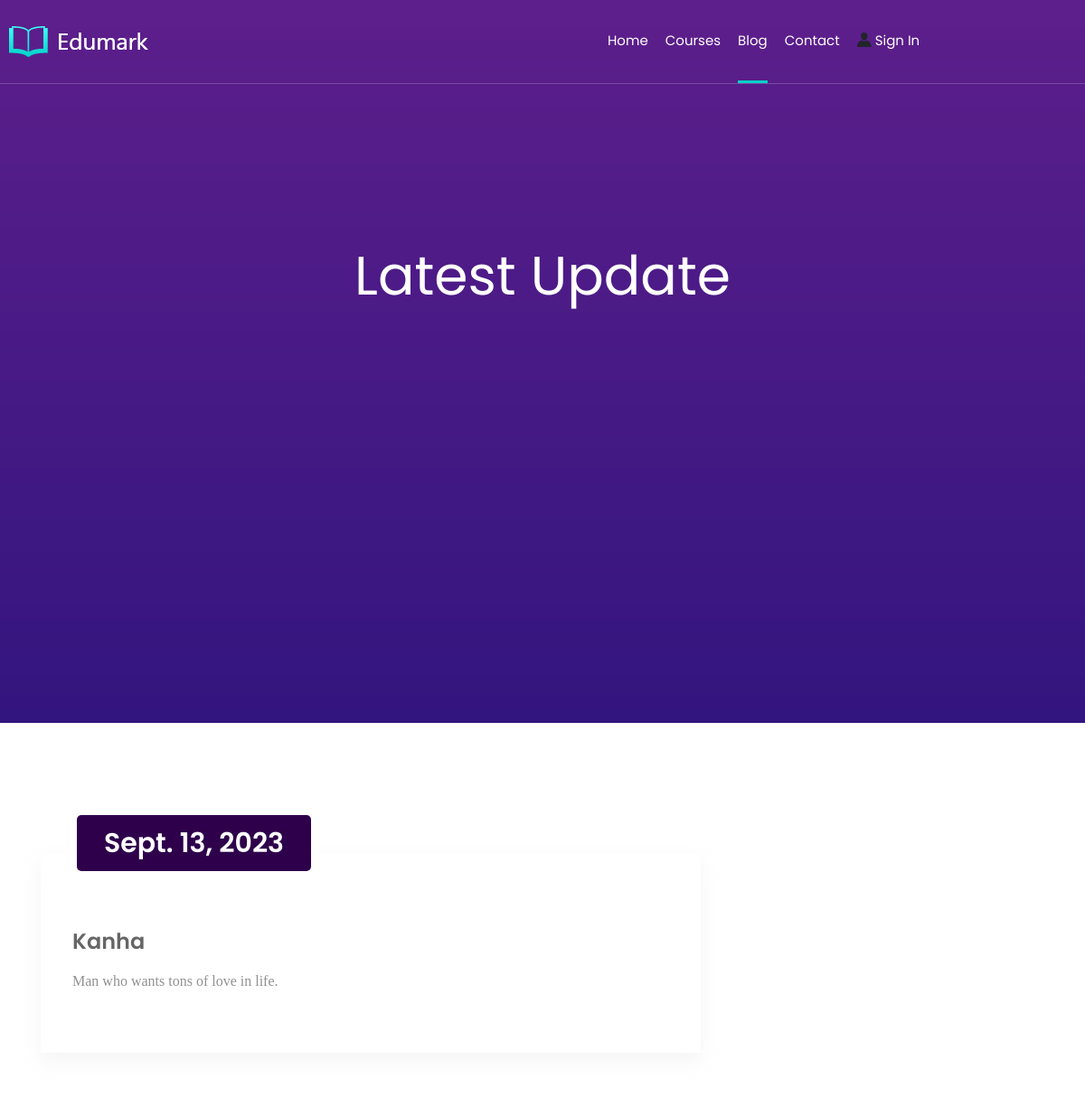
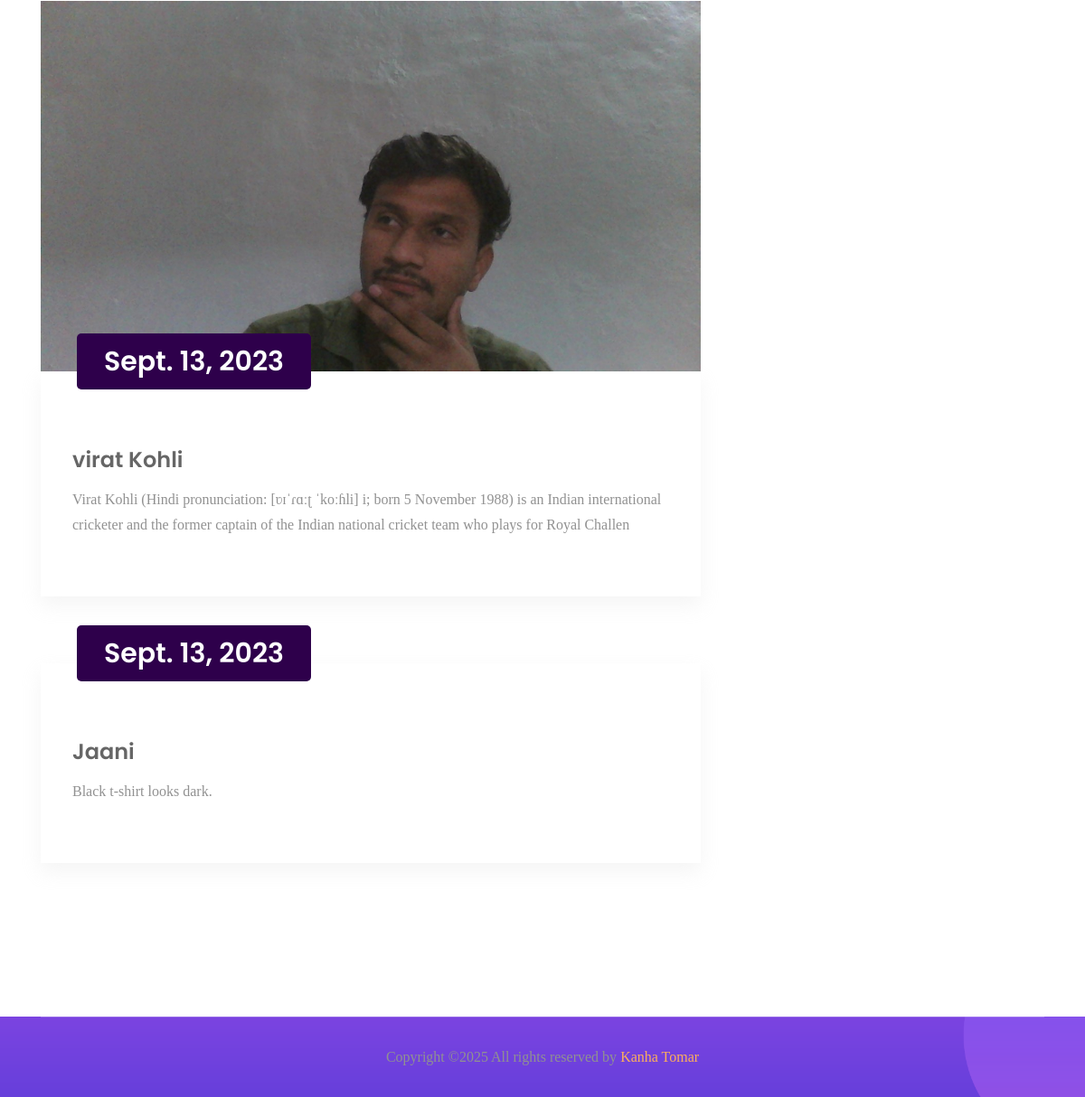
The app's page /BlogPage/BlogHome with its own data (2 pictures, top to bottom).
### BlogPage/models.py (models this page shows, shortened)
class Post(models.Model):
    title = models.CharField(max_length=250)
    image = models.ImageField(upload_to = 'pics')
    date = models.DateField()
    description = models.TextField(max_length = 200)
    para1 = models.TextField(max_length = 500)
    para2 = models.TextField(max_length = 500)
    highlighter = models.TextField(max_length = 300)
    likes = models.ManyToManyField(User, related_name = "like_blog", null=True, blank=True)
    dislikes = models.ManyToManyField(User, related_name = "dislike_blog", null=True, blank=True)

### BlogPage/views.py (the view)
# urls.py: path('BlogHome', AllBlogs.as_view(), name = 'blogs'),
class AllBlogs(ListView):
    model = Post
    template_name = 'blogHome.html'

### templates/blogHome.html (shortened to what this page needs)
{% load static %}
<!doctype html>
<html class="no-js" lang="zxx">
<head>
    <link rel="stylesheet" href="{% static 'css/bootstrap.min.css' %}">
    <link rel="stylesheet" href="{% static 'css/owl.carousel.min.css' %}">
    <link rel="stylesheet" href="{% static 'css/magnific-popup.css' %}">
    <link rel="stylesheet" href="{% static 'css/font-awesome.min.css' %}">
    <link rel="stylesheet" href="{% static 'css/themify-icons.css' %}">
    <link rel="stylesheet" href="{% static 'css/nice-select.css' %}">
    <link rel="stylesheet" href="{% static 'css/flaticon.css' %}">
    <link rel="stylesheet" href="{% static 'css/gijgo.css' %}">
    <link rel="stylesheet" href="{% static 'css/animate.css' %}">
    <link rel="stylesheet" href="{% static 'css/slicknav.css' %}">
    <link rel="stylesheet" href="{% static 'css/style.css' %}">
</head>
<body>
    <header>
        <div class="header-area ">
            <div id="sticky-header" class="main-header-area">
                <div class="container-fluid p-0">
                    <div class="row align-items-center justify-content-between">
                        <div class="col-xl-2 col-lg-2">
                            <div class="logo-img">
                                <a href="index.html">
                                    <img src="{% static 'img/logo.png' %}" alt="">
                                </a>
                            </div>
                        </div>
                        <div class="col-xl-7 col-lg-7">
                            <div class="main-menu  d-none d-lg-block">
                                <nav>
                                    <ul id="navigation">
                                        <li><a href="/">home</a></li>
                                        <li><a href="{% url 'details' %}">Courses</a></li>
                                        <li><a class = "active" href="{% url 'blogs' %}">Blog</a></li>
                                        <li><a href="{% url 'contact' %}">Contact</a></li>
                                        {% if user.is_authenticated %}
                                            <li><a href="{% url 'logout' %}">Logout</a></li>
                                        {% else %}
                                            <i class="flaticon-user"></i>
                                            <li><a href="{% url 'login' %}">Sign in</a></li>
                                        {% endif %}
                                    </ul>
                                </nav>
                            </div>
                        </div>
                        <div class="col-12">
                        </div>
                    </div>
                </div>
            </div>
        </div>
    </header>
        <div class="bradcam_area breadcam_bg overlay2" style="height:100vh">
                <h3>Latest Update</h3>
        </div>
    <section class="blog_area section-padding">
        <div class="container">
            <div class="row">
                <div class="col-lg-8 mb-5 mb-lg-0">
                    <div class="blog_left_sidebar">
                    {% for post in object_list %}
                        <article class="blog_item">
                            <div class="blog_item_img">
                                <img class="card-img rounded-0" src="{{post.image.url}}" alt="">
                                <a href="#" class="blog_item_date">
                                    <h3>{{post.date}}</h3>
                                </a>
                            </div>
                            <div class="blog_details">
                                <a class="d-inline-block" href="{% url 'article-detail' post.pk %}">
                                    <h2>{{post.title}}</a></h2>
                                <p>{{post.description}}</p>
                            </div>
                        </article>
                    {% endfor %}
                    </div>
                </div>
            </div>
        </div>
    </section>
    <footer class="footer footer_bg_1">
        <div class="copy-right_text">
            <div class="container">
                <div class="footer_border"></div>
                <div class="row">
                    <div class="col-xl-12">
                        <p class="copy_right text-center">
                        Copyright &copy;2025 All rights reserved by <a href="https://kanha-tomar.netlify.app/" target="_blank">Kanha Tomar</a>
                        </p>
                    </div>
                </div>
            </div>
        </div>
    </footer>
</body>
</html>

### records on screen
Post: date "Sept. 13, 2023", title "Kanha", description "Man who wants tons of love in life."
Post: image (picture), date "Sept. 13, 2023", title "virat Kohli", description "Virat Kohli (Hindi pronunciation: [ʋɪˈɾɑːʈ ˈkoːɦli] i; born 5 November 1988) is an Indian international cricketer and the former captain of the Indian national cricket team who plays for Royal Challen"
Post: date "Sept. 13, 2023", title "Jaani", description "Black t-shirt looks dark."
